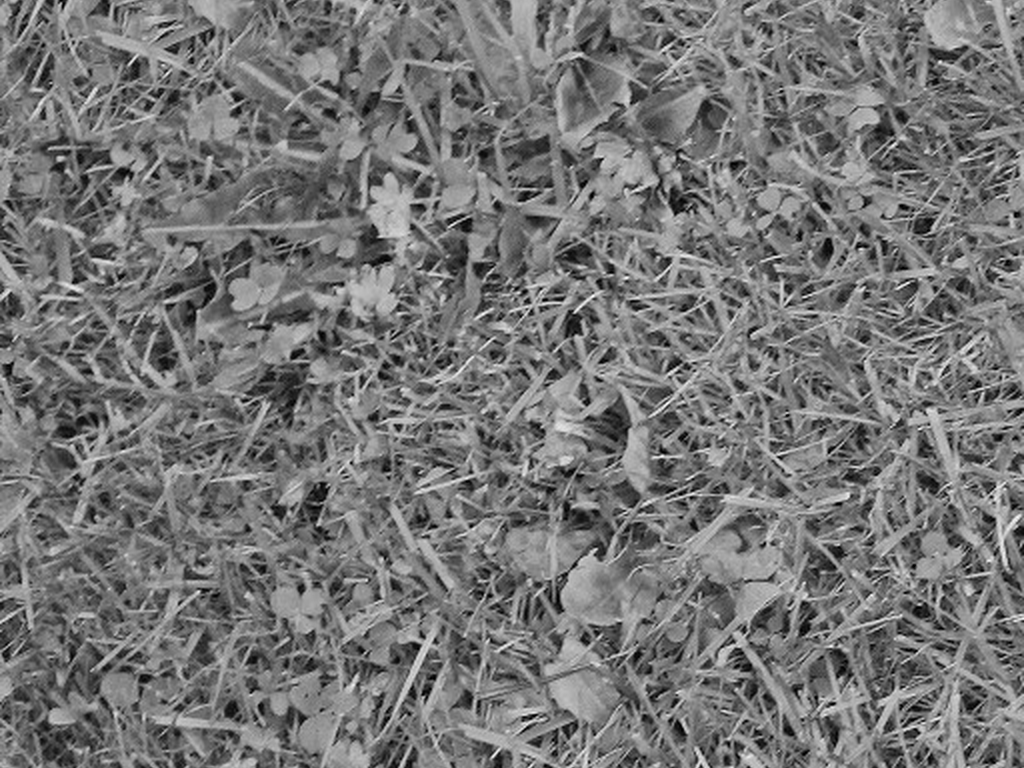
#> input picture PNG/Task_10_Ideal_High_Pass_Filter.png, 1024 x 768 px
$ python 10_Ideal_High_Pass_Filtering.py
#> lines starting #> are read from the running program, lines starting #| are printed output that depends on the picture; after the words box and inside, x2 and y2 are one past the last pixel; in counts of white or black regions, pixels touching at a corner belong together
import numpy as np
import matplotlib.pyplot as plt
from PIL import Image

image_path = "PNG/Task_10_Ideal_High_Pass_Filter.png"

img = Image.open(image_path).convert("RGB")
img_array = np.asarray(img, dtype=np.float32)

gray = (
    0.299 * img_array[:, :, 0] +
    0.587 * img_array[:, :, 1] +
    0.114 * img_array[:, :, 2]
)

F = np.fft.fft2(gray)
F_shifted = np.fft.fftshift(F)

rows, cols = gray.shape
#> rows = 768; cols = 1024
center_row = rows // 2
#> center_row = 384
center_col = cols // 2
#> center_col = 512
D0 = 30
mask = np.zeros((rows, cols), dtype=np.float32)

for i in range(rows):
    for j in range(cols):
        distance = np.sqrt((i - center_row) ** 2 +(j - center_col) ** 2)
        if distance > D0:
            mask[i, j] = 1
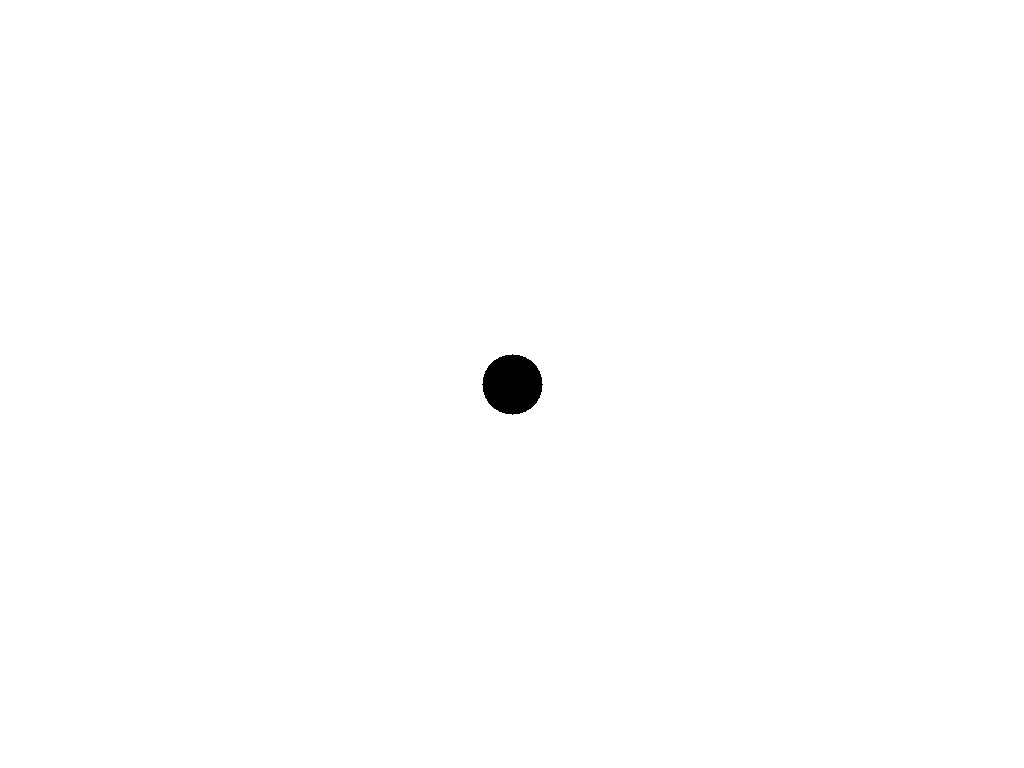
#> mask: shape (768, 1024) float32; values 0 (black) and 1 (white), 99.6% white; 1 black region, box (x1, y1, x2, y2) and area: (482, 354, 543, 415) 2821

G = F_shifted * mask
G_ishift = np.fft.ifftshift(G)
filtered_image = np.fft.ifft2(G_ishift)
filtered_image = np.real(filtered_image)
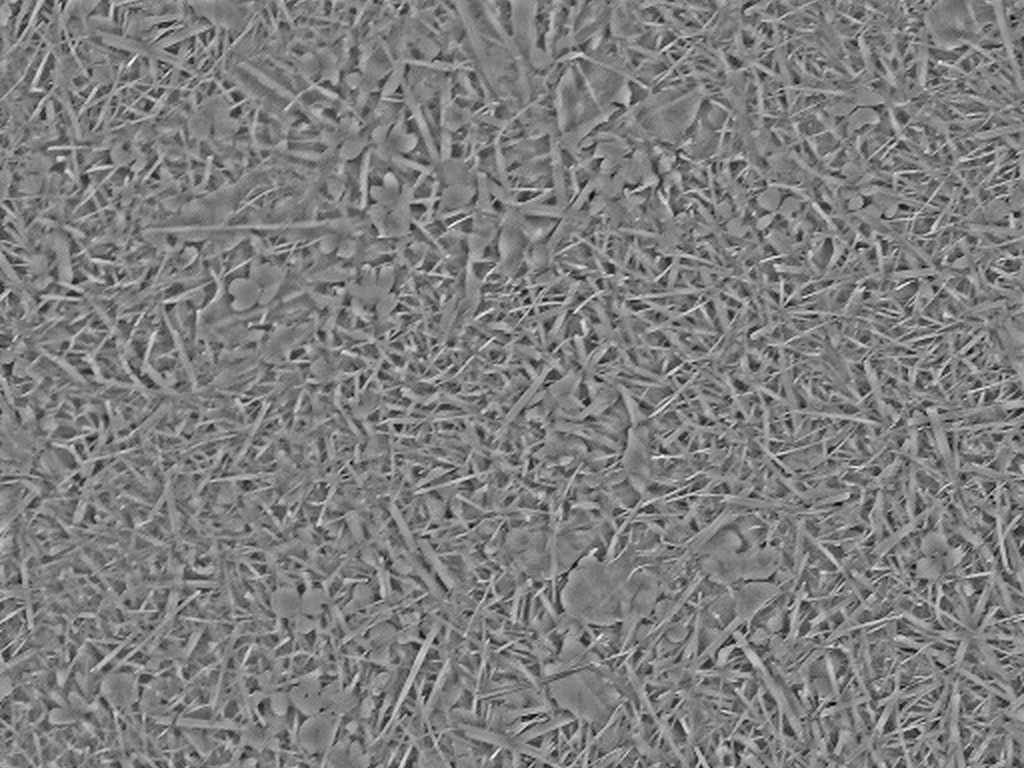
#> filtered_image: shape (768, 1024) float64; min -157.7, max 161.5, mean 0; drawn with min black and max white
min_val = np.min(filtered_image)
#> min_val = -157.7
max_val = np.max(filtered_image)
#> max_val = 161.5

if max_val > min_val:
    output = (filtered_image - min_val) / (max_val - min_val)
    output = output * 255
else:
    output = np.zeros_like(filtered_image)

plt.figure(figsize=(15, 5))

plt.subplot(1, 4, 1)
plt.imshow(gray, cmap="gray")
plt.title("Original Grayscale Image")
plt.axis("off")

plt.subplot(1, 4, 2)
plt.imshow(np.log(1 + np.abs(F_shifted)), cmap="gray")
plt.title("Frequency Spectrum")
plt.axis("off")

plt.subplot(1, 4, 3)
plt.imshow(mask, cmap="gray")
plt.title("Ideal High-Pass Filter Mask")
plt.axis("off")

plt.subplot(1, 4, 4)
plt.imshow(output, cmap="gray")
plt.title("Ideal High-Pass Filtered Image")
plt.axis("off")

plt.tight_layout()
plt.show()
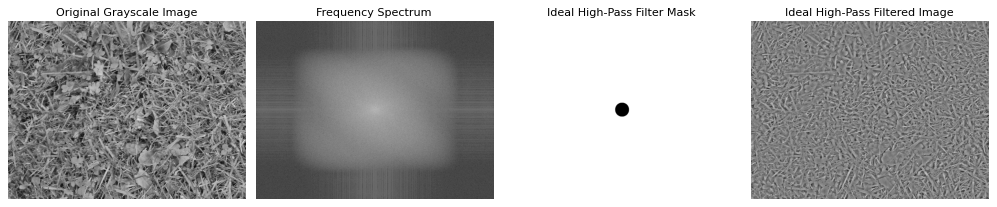
#> figure drawn by matplotlib, 4 panels

$ run again, with PNG/Task_02_Separate_RGB_Channels.png copied over PNG/Task_10_Ideal_High_Pass_Filter.png
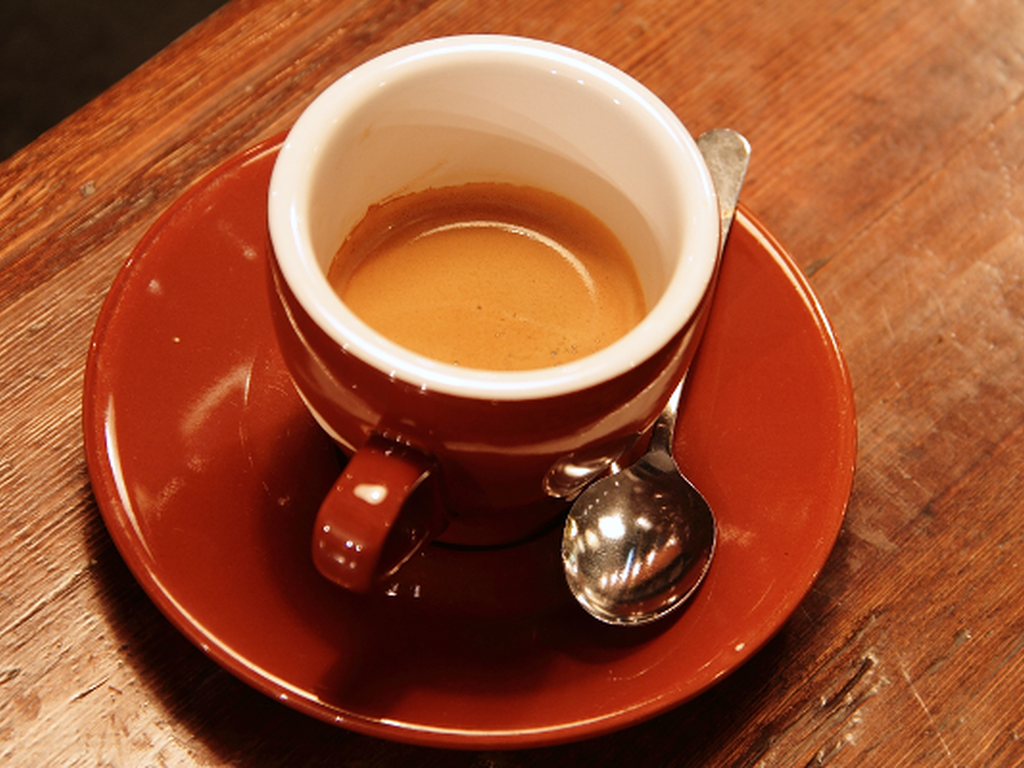
#> input picture PNG/Task_02_Separate_RGB_Channels.png, 1024 x 768 px
#> img is the input picture: PIL image 1024x768 RGB; mean R, G, B 157.3, 83.3, 49.7
#> `filtered_image = np.real(filtered_image)`:
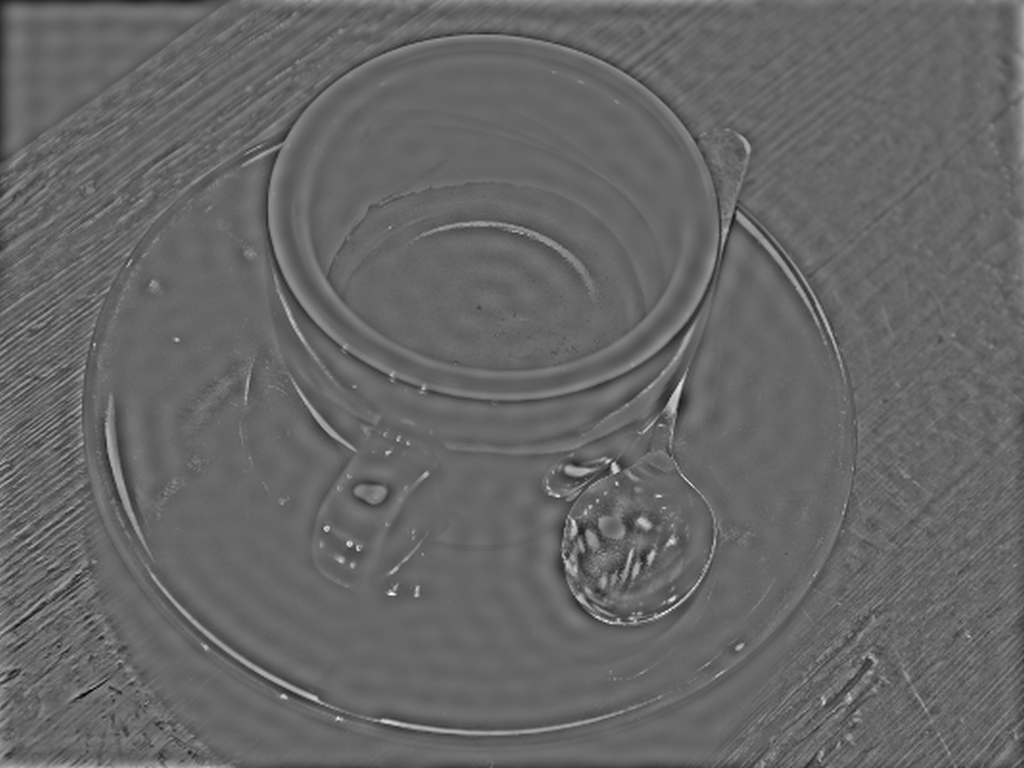
#> filtered_image: shape (768, 1024) float64; min -145.3, max 215.2, mean 0; drawn with min black and max white
#> min_val = -145.3
#> max_val = 215.2
#> `plt.show()`:
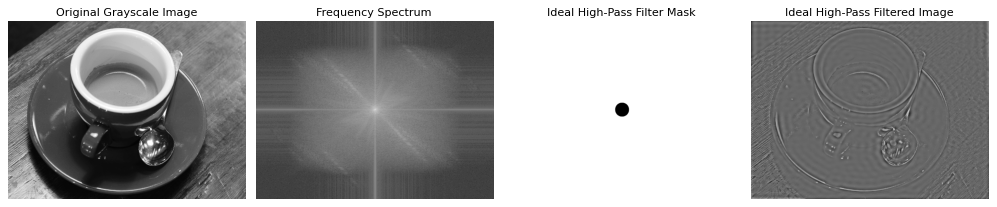
#> figure drawn by matplotlib, 4 panels
